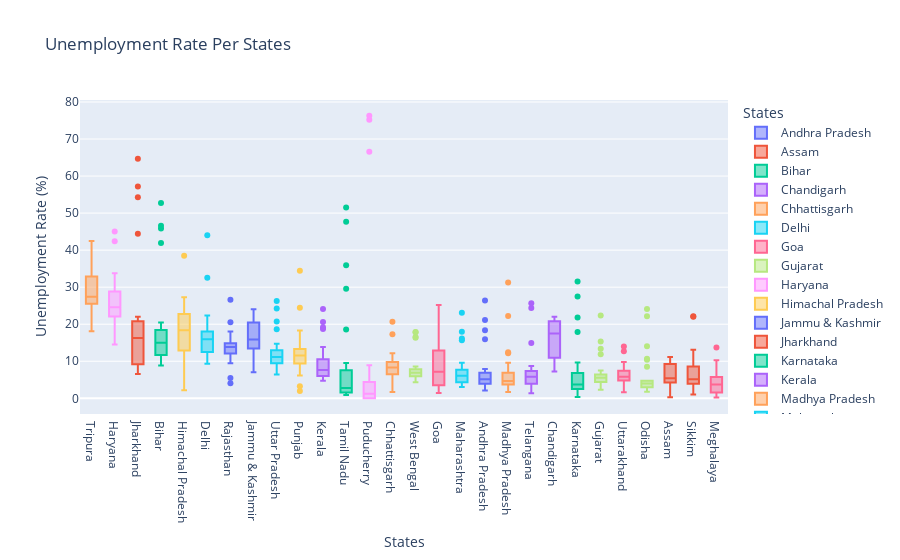

Notebook code cell kept with this figure:
### Markdown cell above
*Overall unemployment rate was high for*
- Tripura
- Haryana
- Jharkhand
- Bihar

*Overall Lowest unemployment rate was for*
- Meghalaya
- Odisha
- Assam
- Utarakhand

### Code cell
# Box plot of Unemployment Rate by State

fig = px.box(df, x=df.columns[0], y=df.columns[3], color=df.columns[0],
             labels={df.columns[0] : 'States', df.columns[3] : 'Unemployment Rate (%)'},
             title='Unemployment Rate Per States', template='plotly')

fig.update_layout(xaxis={'categoryorder': 'total descending'})
fig.show()

### Figure 1 — Plotly figure (JSON) as saved in the notebook; plotly's stock layout.template omitted (floating-point values rounded to 4 significant figures)
{"data": [{"alignmentgroup": "True", "hovertemplate": "States=%{x}<br>Unemployment Rate (%)=%{y}<extra></extra>", "legendgroup": "Andhra Pradesh", "marker": {"color": "#636efa"}, "name": "Andhra Pradesh", "notched": false, "offsetgroup": "Andhra Pradesh", "orientation": "v", "showlegend": true, "type": "box", "x": ["Andhra Pradesh", "Andhra Pradesh", "Andhra Pradesh", "Andhra Pradesh", "Andhra Pradesh", "Andhra Pradesh", "Andhra Pradesh", "Andhra Pradesh", "Andhra Pradesh", "Andhra Pradesh", "Andhra Pradesh", "Andhra Pradesh", "Andhra Pradesh", "Andhra Pradesh", "Andhra Pradesh", "Andhra Pradesh", "Andhra Pradesh", "Andhra Pradesh", "Andhra Pradesh", "Andhra Pradesh", "Andhra Pradesh", "Andhra Pradesh", "Andhra Pradesh", "Andhra Pradesh", "Andhra Pradesh", "Andhra Pradesh", "Andhra Pradesh", "Andhra Pradesh"], "x0": " ", "xaxis": "x", "y": [3.65, 6.09, 3.05, 3.8, 3.75, 5.64, 3.32, 4.61, 5.17, 6.01, 3.52, 4.7, 4.12, 7.54, 4.38, 7.88, 5.16, 6.295, 5.87, 5.745, 4.925, 7.835, 18.4, 26.41, 15.95, 21.17, 2.08, 4.585], "y0": " ", "yaxis": "y"}, {"alignmentgroup": "True", "hovertemplate": "States=%{x}<br>Unemployment Rate (%)=%{y}<extra></extra>", "legendgroup": "Assam", "marker": {"color": "#EF553B"}, "name": "Assam", "notched": false, "offsetgroup": "Assam", "orientation": "v", "showlegend": true, "type": "box", "x": ["Assam", "Assam", "Assam", "Assam", "Assam", "Assam", "Assam", "Assam", "Assam", "Assam", "Assam", "Assam", "Assam", "Assam", "Assam", "Assam", "Assam", "Assam", "Assam", "Assam", "Assam", "Assam", "Assam", "Assam", "Assam", "Assam"], "x0": " ", "xaxis": "x", "y": [4.29, 7.87, 5.08, 9.89, 4.26, 3.21, 5.79, 10.39, 4.46, 9.26, 4.65, 11.17, 4.66, 6.31, 5.02, 4.475, 5.95, 3.835, 7.195, 4.27, 7.555, 9.715, 9.465, 10.16, 0.3, 2.01], "y0": " ", "yaxis": "y"}, {"alignmentgroup": "True", "hovertemplate": "States=%{x}<br>Unemployment Rate (%)=%{y}<extra></extra>", "legendgroup": "Bihar", "marker": {"color": "#00cc96"}, "name": "Bihar", "notched": false, "offsetgroup": "Bihar", "orientation": "v", "showlegend": true, "type": "box", "x": ["Bihar", "Bihar", "Bihar", "Bihar", "Bihar", "Bihar", "Bihar", "Bihar", "Bihar", "Bihar", "Bihar", "Bihar", "Bihar", "Bihar", "Bihar", "Bihar", "Bihar", "Bihar", "Bihar", "Bihar", "Bihar", "Bihar", "Bihar", "Bihar", "Bihar", "Bihar", "Bihar", "Bihar"], "x0": " ", "xaxis": "x", "y": [9.27, 19.9, 10.2, 13.29, 13.44, 16.41, 11, 17.66, 8.87, 20.46, 12.47, 14.06, 12.4, 17.62, 10.16, 14.91, 9.87, 15.65, 9.95, 12.7, 15.41, 15.58, 45.87, 52.7, 46.61, 41.91, 19.16, 15.13], "y0": " ", "yaxis": "y"}, {"alignmentgroup": "True", "hovertemplate": "States=%{x}<br>Unemployment Rate (%)=%{y}<extra></extra>", "legendgroup": "Chandigarh", "marker": {"color": "#ab63fa"}, "name": "Chandigarh", "notched": false, "offsetgroup": "Chandigarh", "orientation": "v", "showlegend": true, "type": "box", "x": ["Chandigarh", "Chandigarh", "Chandigarh", "Chandigarh", "Chandigarh", "Chandigarh", "Chandigarh", "Chandigarh", "Chandigarh", "Chandigarh", "Chandigarh", "Chandigarh"], "x0": " ", "xaxis": "x", "y": [18.35, 12.4, 21.8, 9.52, 20.14, 13.99, 22.05, 8.33, 20, 16.67, 21.43, 7.22], "y0": " ", "yaxis": "y"}, {"alignmentgroup": "True", "hovertemplate": "States=%{x}<br>Unemployment Rate (%)=%{y}<extra></extra>", "legendgroup": "Chhattisgarh", "marker": {"color": "#FFA15A"}, "name": "Chhattisgarh", "notched": false, "offsetgroup": "Chhattisgarh", "orientation": "v", "showlegend": true, "type": "box", "x": ["Chhattisgarh", "Chhattisgarh", "Chhattisgarh", "Chhattisgarh", "Chhattisgarh", "Chhattisgarh", "Chhattisgarh", "Chhattisgarh", "Chhattisgarh", "Chhattisgarh", "Chhattisgarh", "Chhattisgarh", "Chhattisgarh", "Chhattisgarh", "Chhattisgarh", "Chhattisgarh", "Chhattisgarh", "Chhattisgarh", "Chhattisgarh", "Chhattisgarh", "Chhattisgarh", "Chhattisgarh", "Chhattisgarh", "Chhattisgarh", "Chhattisgarh", "Chhattisgarh", "Chhattisgarh", "Chhattisgarh"], "x0": " ", "xaxis": "x", "y": [9.82, 9.77, 6.76, 11.77, 4.54, 8.17, 4.64, 6.29, 8.33, 9.46, 6.96, 10.27, 2.77, 8.32, 6.11, 3.57, 9.77, 9.33, 8.135, 9.085, 7.425, 7.875, 1.705, 11.77, 9.07, 17.3, 12.19, 20.65], "y0": " ", "yaxis": "y"}, {"alignmentgroup": "True", "hovertemplate": "States=%{x}<br>Unemployment Rate (%)=%{y}<extra></extra>", "legendgroup": "Delhi", "marker": {"color": "#19d3f3"}, "name": "Delhi", "notched": false, "offsetgroup": "Delhi", "orientation": "v", "showlegend": true, "type": "box", "x": ["Delhi", "Delhi", "Delhi", "Delhi", "Delhi", "Delhi", "Delhi", "Delhi", "Delhi", "Delhi", "Delhi", "Delhi", "Delhi", "Delhi", "Delhi", "Delhi", "Delhi", "Delhi", "Delhi", "Delhi", "Delhi", "Delhi", "Delhi", "Delhi", "Delhi", "Delhi", "Delhi", "Delhi"], "x0": " ", "xaxis": "x", "y": [12.56, 12.31, 9.33, 12.76, 11.07, 14.68, 17.18, 13.52, 12.5, 20.59, 15.84, 12.41, 11.11, 16.11, 16.97, 11.07, 17.86, 22.34, 14.32, 14.85, 16.11, 17.06, 18.69, 16.59, 32.52, 44.03, 19.66, 18.15], "y0": " ", "yaxis": "y"}, {"alignmentgroup": "True", "hovertemplate": "States=%{x}<br>Unemployment Rate (%)=%{y}<extra></extra>", "legendgroup": "Goa", "marker": {"color": "#FF6692"}, "name": "Goa", "notched": false, "offsetgroup": "Goa", "orientation": "v", "showlegend": true, "type": "box", "x": ["Goa", "Goa", "Goa", "Goa", "Goa", "Goa", "Goa", "Goa", "Goa", "Goa", "Goa", "Goa", "Goa", "Goa", "Goa", "Goa", "Goa", "Goa", "Goa", "Goa", "Goa", "Goa", "Goa", "Goa"], "x0": " ", "xaxis": "x", "y": [2.91, 2.75, 5.45, 13.33, 10.98, 12.28, 1.98, 4.9, 3.61, 3.16, 7.21, 12.31, 23.71, 25.2, 3.54, 16.22, 7.135, 9.905, 1.405, 3.56, 5.005, 14.61, 12.54, 20.62], "y0": " ", "yaxis": "y"}, {"alignmentgroup": "True", "hovertemplate": "States=%{x}<br>Unemployment Rate (%)=%{y}<extra></extra>", "legendgroup": "Gujarat", "marker": {"color": "#B6E880"}, "name": "Gujarat", "notched": false, "offsetgroup": "Gujarat", "orientation": "v", "showlegend": true, "type": "box", "x": ["Gujarat", "Gujarat", "Gujarat", "Gujarat", "Gujarat", "Gujarat", "Gujarat", "Gujarat", "Gujarat", "Gujarat", "Gujarat", "Gujarat", "Gujarat", "Gujarat", "Gujarat", "Gujarat", "Gujarat", "Gujarat", "Gujarat", "Gujarat", "Gujarat", "Gujarat", "Gujarat", "Gujarat", "Gujarat", "Gujarat", "Gujarat", "Gujarat"], "x0": " ", "xaxis": "x", "y": [2.88, 4.09, 4.77, 6.31, 4.58, 5.15, 3.7, 4.2, 6.29, 5.96, 4.91, 5.45, 4.68, 7.53, 3.46, 5.71, 5.445, 5.68, 6.51, 6.21, 7.125, 6.025, 15.36, 22.33, 13.34, 11.86, 2.305, 3.87], "y0": " ", "yaxis": "y"}, {"alignmentgroup": "True", "hovertemplate": "States=%{x}<br>Unemployment Rate (%)=%{y}<extra></extra>", "legendgroup": "Haryana", "marker": {"color": "#FF97FF"}, "name": "Haryana", "notched": false, "offsetgroup": "Haryana", "orientation": "v", "showlegend": true, "type": "box", "x": ["Haryana", "Haryana", "Haryana", "Haryana", "Haryana", "Haryana", "Haryana", "Haryana", "Haryana", "Haryana", "Haryana", "Haryana", "Haryana", "Haryana", "Haryana", "Haryana", "Haryana", "Haryana", "Haryana", "Haryana", "Haryana", "Haryana", "Haryana", "Haryana", "Haryana", "Haryana", "Haryana", "Haryana"], "x0": " ", "xaxis": "x", "y": [14.54, 24.67, 23.08, 20.42, 16.22, 25.45, 30.94, 24.19, 16.36, 26.84, 24.17, 21.04, 16.59, 27.06, 29.56, 23.65, 18.27, 23.79, 26.48, 24.53, 24.48, 26.09, 42.41, 45.05, 31.62, 33.74, 31.13, 28.05], "y0": " ", "yaxis": "y"}, {"alignmentgroup": "True", "hovertemplate": "States=%{x}<br>Unemployment Rate (%)=%{y}<extra></extra>", "legendgroup": "Himachal Pradesh", "marker": {"color": "#FECB52"}, "name": "Himachal Pradesh", "notched": false, "offsetgroup": "Himachal Pradesh", "orientation": "v", "showlegend": true, "type": "box", "x": ["Himachal Pradesh", "Himachal Pradesh", "Himachal Pradesh", "Himachal Pradesh", "Himachal Pradesh", "Himachal Pradesh", "Himachal Pradesh", "Himachal Pradesh", "Himachal Pradesh", "Himachal Pradesh", "Himachal Pradesh", "Himachal Pradesh", "Himachal Pradesh", "Himachal Pradesh", "Himachal Pradesh", "Himachal Pradesh", "Himachal Pradesh", "Himachal Pradesh", "Himachal Pradesh", "Himachal Pradesh", "Himachal Pradesh", "Himachal Pradesh", "Himachal Pradesh", "Himachal Pradesh", "Himachal Pradesh", "Himachal Pradesh", "Himachal Pradesh", "Himachal Pradesh"], "x0": " ", "xaxis": "x", "y": [13.68, 10.88, 11.43, 21.43, 20.59, 21.51, 18.56, 24.48, 15.98, 12, 15.81, 23.77, 22.86, 27.27, 19.46, 25.32, 16.75, 17.49, 16.13, 22.07, 18.23, 22.6, 2.165, 2.45, 26.3, 38.48, 7.295, 12.14], "y0": " ", "yaxis": "y"}, {"alignmentgroup": "True", "hovertemplate": "States=%{x}<br>Unemployment Rate (%)=%{y}<extra></extra>", "legendgroup": "Jammu & Kashmir", "marker": {"color": "#636efa"}, "name": "Jammu & Kashmir", "notched": false, "offsetgroup": "Jammu & Kashmir", "orientation": "v", "showlegend": true, "type": "box", "x": ["Jammu & Kashmir", "Jammu & Kashmir", "Jammu & Kashmir", "Jammu & Kashmir", "Jammu & Kashmir", "Jammu & Kashmir", "Jammu & Kashmir", "Jammu & Kashmir", "Jammu & Kashmir", "Jammu & Kashmir", "Jammu & Kashmir", "Jammu & Kashmir", "Jammu & Kashmir", "Jammu & Kashmir", "Jammu & Kashmir", "Jammu & Kashmir", "Jammu & Kashmir", "Jammu & Kashmir", "Jammu & Kashmir", "Jammu & Kashmir", "Jammu & Kashmir"], "x0": " ", "xaxis": "x", "y": [12.78, 23.04, 12.09, 19.88, 13.67, 21.55, 11.32, 19.27, 24.06, 14.73, 14.29, 7.02, 21.63, 19.81, 21.01, 20.32, 15.75, 14.89, 10.48, 15.85, 18.45], "y0": " ", "yaxis": "y"}, {"alignmentgroup": "True", "hovertemplate": "States=%{x}<br>Unemployment Rate (%)=%{y}<extra></extra>", "legendgroup": "Jharkhand", "marker": {"color": "#EF553B"}, "name": "Jharkhand", "notched": false, "offsetgroup": "Jharkhand", "orientation": "v", "showlegend": true, "type": "box", "x": ["Jharkhand", "Jharkhand", "Jharkhand", "Jharkhand", "Jharkhand", "Jharkhand", "Jharkhand", "Jharkhand", "Jharkhand", "Jharkhand", "Jharkhand", "Jharkhand", "Jharkhand", "Jharkhand", "Jharkhand", "Jharkhand", "Jharkhand", "Jharkhand", "Jharkhand", "Jharkhand", "Jharkhand", "Jharkhand", "Jharkhand", "Jharkhand", "Jharkhand", "Jharkhand", "Jharkhand", "Jharkhand"], "x0": " ", "xaxis": "x", "y": [7.11, 17.23, 8.46, 20.51, 9.98, 15.67, 12.06, 20.25, 7.12, 21.16, 6.57, 19.05, 8.07, 17.34, 15.15, 22.01, 8.385, 16.79, 10.46, 15.76, 6.62, 12.31, 44.41, 54.28, 57.16, 64.7, 21.24, 20.16], "y0": " ", "yaxis": "y"}, {"alignmentgroup": "True", "hovertemplate": "States=%{x}<br>Unemployment Rate (%)=%{y}<extra></extra>", "legendgroup": "Karnataka", "marker": {"color": "#00cc96"}, "name": "Karnataka", "notched": false, "offsetgroup": "Karnataka", "orientation": "v", "showlegend": true, "type": "box", "x": ["Karnataka", "Karnataka", "Karnataka", "Karnataka", "Karnataka", "Karnataka", "Karnataka", "Karnataka", "Karnataka", "Karnataka", "Karnataka", "Karnataka", "Karnataka", "Karnataka", "Karnataka", "Karnataka", "Karnataka", "Karnataka", "Karnataka", "Karnataka", "Karnataka", "Karnataka", "Karnataka", "Karnataka", "Karnataka", "Karnataka", "Karnataka", "Karnataka"], "x0": " ", "xaxis": "x", "y": [5.46, 6.56, 5.98, 5, 0.52, 2.29, 0.37, 1.27, 3.2, 3.57, 7.13, 3.87, 1.19, 3.44, 0.41, 1.56, 2.715, 3.085, 3.86, 3.245, 2.925, 4.19, 31.51, 27.48, 21.84, 17.93, 9.68, 7.28], "y0": " ", "yaxis": "y"}, {"alignmentgroup": "True", "hovertemplate": "States=%{x}<br>Unemployment Rate (%)=%{y}<extra></extra>", "legendgroup": "Kerala", "marker": {"color": "#ab63fa"}, "name": "Kerala", "notched": false, "offsetgroup": "Kerala", "orientation": "v", "showlegend": true, "type": "box", "x": ["Kerala", "Kerala", "Kerala", "Kerala", "Kerala", "Kerala", "Kerala", "Kerala", "Kerala", "Kerala", "Kerala", "Kerala", "Kerala", "Kerala", "Kerala", "Kerala", "Kerala", "Kerala", "Kerala", "Kerala", "Kerala", "Kerala", "Kerala", "Kerala", "Kerala", "Kerala", "Kerala", "Kerala"], "x0": " ", "xaxis": "x", "y": [6.63, 6.11, 9, 6.67, 4.95, 7.58, 10.32, 7.69, 5.35, 5.52, 9.14, 5.35, 5, 6.71, 10.77, 7.31, 4.71, 5.98, 8.255, 6.84, 8.92, 9.065, 13.85, 19.21, 20.63, 24.08, 18.69, 10.94], "y0": " ", "yaxis": "y"}, {"alignmentgroup": "True", "hovertemplate": "States=%{x}<br>Unemployment Rate (%)=%{y}<extra></extra>", "legendgroup": "Madhya Pradesh", "marker": {"color": "#FFA15A"}, "name": "Madhya Pradesh", "notched": false, "offsetgroup": "Madhya Pradesh", "orientation": "v", "showlegend": true, "type": "box", "x": ["Madhya Pradesh", "Madhya Pradesh", "Madhya Pradesh", "Madhya Pradesh", "Madhya Pradesh", "Madhya Pradesh", "Madhya Pradesh", "Madhya Pradesh", "Madhya Pradesh", "Madhya Pradesh", "Madhya Pradesh", "Madhya Pradesh", "Madhya Pradesh", "Madhya Pradesh", "Madhya Pradesh", "Madhya Pradesh", "Madhya Pradesh", "Madhya Pradesh", "Madhya Pradesh", "Madhya Pradesh", "Madhya Pradesh", "Madhya Pradesh", "Madhya Pradesh", "Madhya Pradesh", "Madhya Pradesh", "Madhya Pradesh", "Madhya Pradesh", "Madhya Pradesh"], "x0": " ", "xaxis": "x", "y": [3.63, 3.91, 4.25, 6.38, 3.92, 7.38, 4.94, 6.82, 3.08, 7, 2.98, 4.4, 2.72, 6.06, 2.94, 6.2, 3.885, 4.64, 4.495, 4.765, 1.705, 3.51, 12.43, 12.15, 22.22, 31.23, 6.47, 9.6], "y0": " ", "yaxis": "y"}, {"alignmentgroup": "True", "hovertemplate": "States=%{x}<br>Unemployment Rate (%)=%{y}<extra></extra>", "legendgroup": "Maharashtra", "marker": {"color": "#19d3f3"}, "name": "Maharashtra", "notched": false, "offsetgroup": "Maharashtra", "orientation": "v", "showlegend": true, "type": "box", "x": ["Maharashtra", "Maharashtra", "Maharashtra", "Maharashtra", "Maharashtra", "Maharashtra", "Maharashtra", "Maharashtra", "Maharashtra", "Maharashtra", "Maharashtra", "Maharashtra", "Maharashtra", "Maharashtra", "Maharashtra", "Maharashtra", "Maharashtra", "Maharashtra", "Maharashtra", "Maharashtra", "Maharashtra", "Maharashtra", "Maharashtra", "Maharashtra", "Maharashtra", "Maharashtra", "Maharashtra", "Maharashtra"], "x0": " ", "xaxis": "x", "y": [3.67, 6.08, 4.34, 6.46, 3.66, 6.35, 3.76, 7.57, 4.4, 7.6, 3.81, 7.51, 3.68, 7.6, 3.03, 7.83, 4.375, 5.81, 4.465, 5.015, 5.585, 6.065, 23.09, 17.95, 16.18, 15.69, 9.315, 9.62], "y0": " ", "yaxis": "y"}, {"alignmentgroup": "True", "hovertemplate": "States=%{x}<br>Unemployment Rate (%)=%{y}<extra></extra>", "legendgroup": "Meghalaya", "marker": {"color": "#FF6692"}, "name": "Meghalaya", "notched": false, "offsetgroup": "Meghalaya", "orientation": "v", "showlegend": true, "type": "box", "x": ["Meghalaya", "Meghalaya", "Meghalaya", "Meghalaya", "Meghalaya", "Meghalaya", "Meghalaya", "Meghalaya", "Meghalaya", "Meghalaya", "Meghalaya", "Meghalaya", "Meghalaya", "Meghalaya", "Meghalaya", "Meghalaya", "Meghalaya", "Meghalaya", "Meghalaya", "Meghalaya", "Meghalaya", "Meghalaya", "Meghalaya", "Meghalaya", "Meghalaya", "Meghalaya", "Meghalaya"], "x0": " ", "xaxis": "x", "y": [3.16, 8.4, 4.23, 8.66, 1.03, 4.43, 0.52, 5.8, 0.24, 5.3, 3.7, 7.2, 1.5, 3.02, 1.8, 5.21, 1.315, 3.21, 3.175, 5.48, 1.43, 2.19, 9.205, 13.71, 4.825, 10.25, 1.25], "y0": " ", "yaxis": "y"}, {"alignmentgroup": "True", "hovertemplate": "States=%{x}<br>Unemployment Rate (%)=%{y}<extra></extra>", "legendgroup": "Odisha", "marker": {"color": "#B6E880"}, "name": "Odisha", "notched": false, "offsetgroup": "Odisha", "orientation": "v", "showlegend": true, "type": "box", "x": ["Odisha", "Odisha", "Odisha", "Odisha", "Odisha", "Odisha", "Odisha", "Odisha", "Odisha", "Odisha", "Odisha", "Odisha", "Odisha", "Odisha", "Odisha", "Odisha", "Odisha", "Odisha", "Odisha", "Odisha", "Odisha", "Odisha", "Odisha", "Odisha", "Odisha", "Odisha", "Odisha", "Odisha"], "x0": " ", "xaxis": "x", "y": [4.17, 2.95, 4.71, 2.63, 3.31, 1.78, 3.68, 3.5, 4.31, 3.78, 4.28, 4.5, 4.72, 2.23, 4.67, 3.36, 1.855, 2.09, 3.215, 2.655, 14.09, 8.52, 24.12, 22.13, 10.43, 10.71, 4.18, 2.975], "y0": " ", "yaxis": "y"}, {"alignmentgroup": "True", "hovertemplate": "States=%{x}<br>Unemployment Rate (%)=%{y}<extra></extra>", "legendgroup": "Puducherry", "marker": {"color": "#FF97FF"}, "name": "Puducherry", "notched": false, "offsetgroup": "Puducherry", "orientation": "v", "showlegend": true, "type": "box", "x": ["Puducherry", "Puducherry", "Puducherry", "Puducherry", "Puducherry", "Puducherry", "Puducherry", "Puducherry", "Puducherry", "Puducherry", "Puducherry", "Puducherry", "Puducherry", "Puducherry", "Puducherry", "Puducherry", "Puducherry", "Puducherry", "Puducherry", "Puducherry", "Puducherry", "Puducherry", "Puducherry", "Puducherry", "Puducherry", "Puducherry"], "x0": " ", "xaxis": "x", "y": [0, 1.25, 0, 0, 0, 0, 4.85, 8.95, 0, 1.22, 1.18, 1.17, 0, 1.37, 1.99, 5.21, 0.58, 0.575, 1.75, 1.77, 1.755, 0.91, 75.18, 76.29, 66.59, 4.395], "y0": " ", "yaxis": "y"}, {"alignmentgroup": "True", "hovertemplate": "States=%{x}<br>Unemployment Rate (%)=%{y}<extra></extra>", "legendgroup": "Punjab", "marker": {"color": "#FECB52"}, "name": "Punjab", "notched": false, "offsetgroup": "Punjab", "orientation": "v", "showlegend": true, "type": "box", "x": ["Punjab", "Punjab", "Punjab", "Punjab", "Punjab", "Punjab", "Punjab", "Punjab", "Punjab", "Punjab", "Punjab", "Punjab", "Punjab", "Punjab", "Punjab", "Punjab", "Punjab", "Punjab", "Punjab", "Punjab", "Punjab", "Punjab", "Punjab", "Punjab", "Punjab", "Punjab", "Punjab", "Punjab"], "x0": " ", "xaxis": "x", "y": [9.17, 13.49, 12.21, 13.17, 9.64, 11.61, 6.69, 11.99, 8.59, 15.69, 12.56, 13.75, 7.07, 10.39, 6.13, 11.97, 10.4, 12.39, 10.69, 11.48, 10.41, 10.14, 3.275, 1.995, 34.46, 24.43, 18.27, 13.55], "y0": " ", "yaxis": "y"}, {"alignmentgroup": "True", "hovertemplate": "States=%{x}<br>Unemployment Rate (%)=%{y}<extra></extra>", "legendgroup": "Rajasthan", "marker": {"color": "#636efa"}, "name": "Rajasthan", "notched": false, "offsetgroup": "Rajasthan", "orientation": "v", "showlegend": true, "type": "box", "x": ["Rajasthan", "Rajasthan", "Rajasthan", "Rajasthan", "Rajasthan", "Rajasthan", "Rajasthan", "Rajasthan", "Rajasthan", "Rajasthan", "Rajasthan", "Rajasthan", "Rajasthan", "Rajasthan", "Rajasthan", "Rajasthan", "Rajasthan", "Rajasthan", "Rajasthan", "Rajasthan", "Rajasthan", "Rajasthan", "Rajasthan", "Rajasthan", "Rajasthan", "Rajasthan", "Rajasthan", "Rajasthan"], "x0": " ", "xaxis": "x", "y": [4.03, 13.62, 13.7, 14.36, 9.7, 11.67, 12.5, 14.71, 5.45, 12.63, 14.66, 13.02, 10.47, 14.3, 13.96, 18.04, 9.485, 14.89, 14.82, 16.09, 10.69, 15.22, 14.97, 26.62, 13.09, 20.55, 14.12, 13.71], "y0": " ", "yaxis": "y"}, {"alignmentgroup": "True", "hovertemplate": "States=%{x}<br>Unemployment Rate (%)=%{y}<extra></extra>", "legendgroup": "Sikkim", "marker": {"color": "#EF553B"}, "name": "Sikkim", "notched": false, "offsetgroup": "Sikkim", "orientation": "v", "showlegend": true, "type": "box", "x": ["Sikkim", "Sikkim", "Sikkim", "Sikkim", "Sikkim", "Sikkim", "Sikkim", "Sikkim", "Sikkim", "Sikkim", "Sikkim", "Sikkim", "Sikkim", "Sikkim", "Sikkim", "Sikkim", "Sikkim"], "x0": " ", "xaxis": "x", "y": [8.2, 7.76, 2.56, 4.82, 4.81, 5.48, 9.68, 13.11, 4.04, 1, 7.37, 22.01, 1.14, 4.025, 22.13, 5.135, 3.545], "y0": " ", "yaxis": "y"}, {"alignmentgroup": "True", "hovertemplate": "States=%{x}<br>Unemployment Rate (%)=%{y}<extra></extra>", "legendgroup": "Tamil Nadu", "marker": {"color": "#00cc96"}, "name": "Tamil Nadu", "notched": false, "offsetgroup": "Tamil Nadu", "orientation": "v", "showlegend": true, "type": "box", "x": ["Tamil Nadu", "Tamil Nadu", "Tamil Nadu", "Tamil Nadu", "Tamil Nadu", "Tamil Nadu", "Tamil Nadu", "Tamil Nadu", "Tamil Nadu", "Tamil Nadu", "Tamil Nadu", "Tamil Nadu", "Tamil Nadu", "Tamil Nadu", "Tamil Nadu", "Tamil Nadu", "Tamil Nadu", "Tamil Nadu", "Tamil Nadu", "Tamil Nadu", "Tamil Nadu", "Tamil Nadu", "Tamil Nadu", "Tamil Nadu", "Tamil Nadu", "Tamil Nadu", "Tamil Nadu", "Tamil Nadu"], "x0": " ", "xaxis": "x", "y": [0.97, 0.89, 0.92, 1.56, 6.01, 3.18, 2.91, 9.53, 1.71, 1.86, 1.46, 1.13, 2.46, 2.65, 3.73, 8.05, 1.375, 1.81, 1.63, 2.7, 6.38, 6.43, 51.51, 47.69, 35.94, 29.55, 7.13, 18.56], "y0": " ", "yaxis": "y"}, {"alignmentgroup": "True", "hovertemplate": "States=%{x}<br>Unemployment Rate (%)=%{y}<extra></extra>", "legendgroup": "Telangana", "marker": {"color": "#ab63fa"}, "name": "Telangana", "notched": false, "offsetgroup": "Telangana", "orientation": "v", "showlegend": true, "type": "box", "x": ["Telangana", "Telangana", "Telangana", "Telangana", "Telangana", "Telangana", "Telangana", "Telangana", "Telangana", "Telangana", "Telangana", "Telangana", "Telangana", "Telangana", "Telangana", "Telangana", "Telangana", "Telangana", "Telangana", "Telangana", "Telangana", "Telangana", "Telangana", "Telangana", "Telangana", "Telangana", "Telangana", "Telangana"], "x0": " ", "xaxis": "x", "y": [2.23, 1.52, 5.92, 1.43, 2.45, 3.73, 1.4, 4.19, 5.49, 6.19, 7.29, 6.74, 6.47, 5.23, 1.35, 4.22, 5.255, 5.99, 8.655, 7.515, 5.7, 5.935, 5.38, 8.375, 24.35, 25.63, 14.93, 8.735], "y0": " ", "yaxis": "y"}, {"alignmentgroup": "True", "hovertemplate": "States=%{x}<br>Unemployment Rate (%)=%{y}<extra></extra>", "legendgroup": "Tripura", "marker": {"color": "#FFA15A"}, "name": "Tripura", "notched": false, "offsetgroup": "Tripura", "orientation": "v", "showlegend": true, "type": "box", "x": ["Tripura", "Tripura", "Tripura", "Tripura", "Tripura", "Tripura", "Tripura", "Tripura", "Tripura", "Tripura", "Tripura", "Tripura", "Tripura", "Tripura", "Tripura", "Tripura", "Tripura", "Tripura", "Tripura", "Tripura", "Tripura", "Tripura", "Tripura", "Tripura", "Tripura", "Tripura", "Tripura", "Tripura"], "x0": " ", "xaxis": "x", "y": [29.25, 34.69, 26.64, 25.59, 22.47, 25.81, 25.49, 33.45, 30.23, 33.57, 27.54, 26.67, 25.25, 27.15, 26.53, 33.48, 32.29, 33.52, 27.31, 31.14, 30.78, 27.82, 42.44, 38.05, 18.11, 19.15, 20.27, 24.59], "y0": " ", "yaxis": "y"}, {"alignmentgroup": "True", "hovertemplate": "States=%{x}<br>Unemployment Rate (%)=%{y}<extra></extra>", "legendgroup": "Uttar Pradesh", "marker": {"color": "#19d3f3"}, "name": "Uttar Pradesh", "notched": false, "offsetgroup": "Uttar Pradesh", "orientation": "v", "showlegend": true, "type": "box", "x": ["Uttar Pradesh", "Uttar Pradesh", "Uttar Pradesh", "Uttar Pradesh", "Uttar Pradesh", "Uttar Pradesh", "Uttar Pradesh", "Uttar Pradesh", "Uttar Pradesh", "Uttar Pradesh", "Uttar Pradesh", "Uttar Pradesh", "Uttar Pradesh", "Uttar Pradesh", "Uttar Pradesh", "Uttar Pradesh", "Uttar Pradesh", "Uttar Pradesh", "Uttar Pradesh", "Uttar Pradesh", "Uttar Pradesh", "Uttar Pradesh", "Uttar Pradesh", "Uttar Pradesh", "Uttar Pradesh", "Uttar Pradesh", "Uttar Pradesh", "Uttar Pradesh"], "x0": " ", "xaxis": "x", "y": [10.26, 14.4, 11.13, 11.62, 9.19, 11.8, 11.47, 14.73, 6.45, 13.58, 10.18, 10.35, 6.94, 11.31, 8.43, 12.37, 6.82, 9.96, 8.55, 10.32, 9.74, 11.21, 20.73, 24.24, 18.65, 26.23, 8.99, 11.26], "y0": " ", "yaxis": "y"}, {"alignmentgroup": "True", "hovertemplate": "States=%{x}<br>Unemployment Rate (%)=%{y}<extra></extra>", "legendgroup": "Uttarakhand", "marker": {"color": "#FF6692"}, "name": "Uttarakhand", "notched": false, "offsetgroup": "Uttarakhand", "orientation": "v", "showlegend": true, "type": "box", "x": ["Uttarakhand", "Uttarakhand", "Uttarakhand", "Uttarakhand", "Uttarakhand", "Uttarakhand", "Uttarakhand", "Uttarakhand", "Uttarakhand", "Uttarakhand", "Uttarakhand", "Uttarakhand", "Uttarakhand", "Uttarakhand", "Uttarakhand", "Uttarakhand", "Uttarakhand", "Uttarakhand", "Uttarakhand", "Uttarakhand", "Uttarakhand", "Uttarakhand", "Uttarakhand", "Uttarakhand", "Uttarakhand", "Uttarakhand", "Uttarakhand"], "x0": " ", "xaxis": "x", "y": [1.63, 9.17, 4.65, 4.69, 5.74, 6.94, 6.11, 7.43, 3.47, 9.62, 4.83, 4.72, 5.56, 6.34, 4.52, 7.39, 4.83, 7.205, 4.92, 5.135, 14, 5.07, 9.83, 5.79, 12.68, 9.66, 6.845], "y0": " ", "yaxis": "y"}, {"alignmentgroup": "True", "hovertemplate": "States=%{x}<br>Unemployment Rate (%)=%{y}<extra></extra>", "legendgroup": "West Bengal", "marker": {"color": "#B6E880"}, "name": "West Bengal", "notched": false, "offsetgroup": "West Bengal", "orientation": "v", "showlegend": true, "type": "box", "x": ["West Bengal", "West Bengal", "West Bengal", "West Bengal", "West Bengal", "West Bengal", "West Bengal", "West Bengal", "West Bengal", "West Bengal", "West Bengal", "West Bengal", "West Bengal", "West Bengal", "West Bengal", "West Bengal", "West Bengal", "West Bengal", "West Bengal", "West Bengal", "West Bengal", "West Bengal", "West Bengal", "West Bengal", "West Bengal", "West Bengal", "West Bengal", "West Bengal"], "x0": " ", "xaxis": "x", "y": [6.02, 7.25, 5.85, 7.38, 5.62, 7.91, 5.58, 7.27, 5.26, 7.79, 6.78, 7.83, 5.83, 6.61, 5.79, 7.24, 6.865, 7.105, 4.35, 6.235, 6.97, 6.795, 17.87, 16.52, 17.92, 16.32, 6.115, 8.575], "y0": " ", "yaxis": "y"}], "layout": {"boxmode": "overlay", "legend": {"title": {"text": "States"}, "tracegroupgap": 0}, "title": {"text": "Unemployment Rate Per States"}, "xaxis": {"anchor": "y", "categoryarray": ["Andhra Pradesh", "Assam", "Bihar", "Chandigarh", "Chhattisgarh", "Delhi", "Goa", "Gujarat", "Haryana", "Himachal Pradesh", "Jammu & Kashmir", "Jharkhand", "Karnataka", "Kerala", "Madhya Pradesh", "Maharashtra", "Meghalaya", "Odisha", "Puducherry", "Punjab", "Rajasthan", "Sikkim", "Tamil Nadu", "Telangana", "Tripura", "Uttar Pradesh", "Uttarakhand", "West Bengal"], "categoryorder": "total descending", "domain": [0, 1], "title": {"text": "States"}}, "yaxis": {"anchor": "x", "domain": [0, 1], "title": {"text": "Unemployment Rate (%)"}}}}
